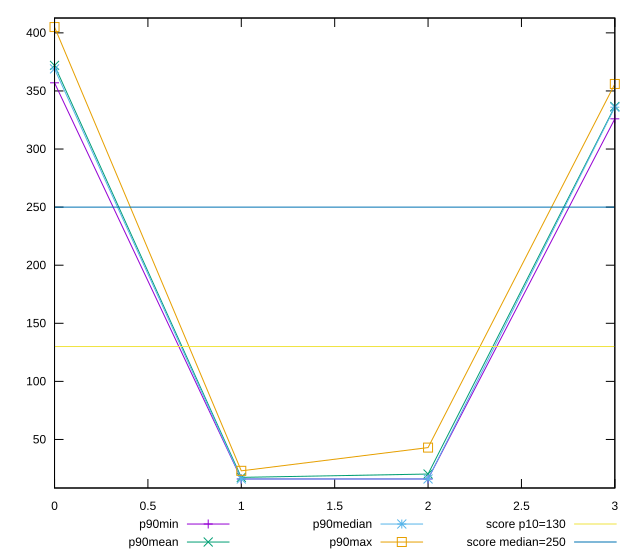

This figure's gnuplot source:
reset

$p90Min <<EOF
0 357
1 16
2 16
3 326
EOF

$p90Mean <<EOF
0 371.97872340425533
1 17.372340425531913
2 20.23404255319149
3 336.6170212765957
EOF

$p90Median <<EOF
0 369
1 16
2 16
3 336
EOF

$p90Max <<EOF
0 405
1 23
2 43
3 356
EOF

set key outside below
set xrange [0:3]
set yrange [8.219999999999999:412.78]
set trange [8.219999999999999:412.78]
set terminal svg size 640, 560 enhanced background rgb 'white'
set output "reports/report_00032_2021-02-25T10-28-15.087Z/max-potential-fid/progression/value.svg"

plot $p90Min title "p90min" with linespoints, \
     $p90Mean title "p90mean" with linespoints, \
     $p90Median title "p90median" with linespoints, \
     $p90Max title "p90max" with linespoints, \
     130 title "score p10=130", \
     250 title "score median=250"

reset
